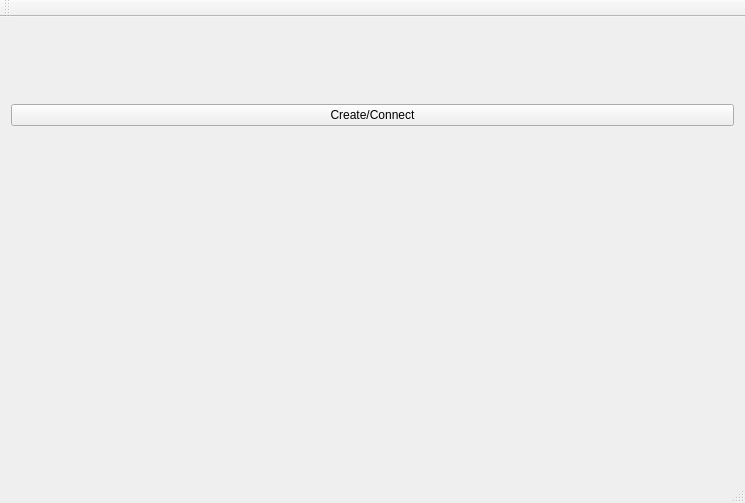
<?xml version="1.0" encoding="UTF-8"?>
<ui version="4.0">
 <class>game_map</class>
 <widget class="QMainWindow" name="game_map">
  <property name="geometry">
   <rect>
    <x>0</x>
    <y>0</y>
    <width>745</width>
    <height>503</height>
   </rect>
  </property>
  <property name="windowTitle">
   <string>game_map</string>
  </property>
  <widget class="QWidget" name="centralWidget">
   <layout class="QVBoxLayout" name="verticalLayout_3">
    <item>
     <widget class="QLabel" name="lStatus">
      <property name="enabled">
       <bool>true</bool>
      </property>
      <property name="maximumSize">
       <size>
        <width>16777215</width>
        <height>70</height>
       </size>
      </property>
      <property name="mouseTracking">
       <bool>false</bool>
      </property>
      <property name="frameShape">
       <enum>QFrame::NoFrame</enum>
      </property>
      <property name="frameShadow">
       <enum>QFrame::Plain</enum>
      </property>
      <property name="text">
       <string/>
      </property>
      <property name="alignment">
       <set>Qt::AlignCenter</set>
      </property>
     </widget>
    </item>
    <item>
     <widget class="QPushButton" name="pbConnect">
      <property name="text">
       <string>Сreate/Сonnect</string>
      </property>
     </widget>
    </item>
    <item>
     <layout class="QHBoxLayout" name="horizontalLayout">
      <item>
       <spacer name="horizontalSpacer">
        <property name="orientation">
         <enum>Qt::Horizontal</enum>
        </property>
        <property name="sizeHint" stdset="0">
         <size>
          <width>5</width>
          <height>20</height>
         </size>
        </property>
       </spacer>
      </item>
      <item>
       <layout class="QVBoxLayout" name="verticalLayout">
        <item>
         <widget class="QLabel" name="lUserName">
          <property name="text">
           <string/>
          </property>
          <property name="alignment">
           <set>Qt::AlignCenter</set>
          </property>
         </widget>
        </item>
        <item>
         <layout class="QGridLayout" name="glUserMap"/>
        </item>
       </layout>
      </item>
      <item>
       <spacer name="horizontalSpacer_2">
        <property name="orientation">
         <enum>Qt::Horizontal</enum>
        </property>
        <property name="sizeHint" stdset="0">
         <size>
          <width>5</width>
          <height>20</height>
         </size>
        </property>
       </spacer>
      </item>
      <item>
       <layout class="QVBoxLayout" name="verticalLayout_2">
        <item>
         <widget class="QLabel" name="lClientName">
          <property name="text">
           <string/>
          </property>
          <property name="alignment">
           <set>Qt::AlignCenter</set>
          </property>
         </widget>
        </item>
        <item>
         <layout class="QGridLayout" name="glClientMap"/>
        </item>
       </layout>
      </item>
      <item>
       <spacer name="horizontalSpacer_3">
        <property name="orientation">
         <enum>Qt::Horizontal</enum>
        </property>
        <property name="sizeHint" stdset="0">
         <size>
          <width>10</width>
          <height>20</height>
         </size>
        </property>
       </spacer>
      </item>
     </layout>
    </item>
   </layout>
  </widget>
  <widget class="QMenuBar" name="menuBar">
   <property name="geometry">
    <rect>
     <x>0</x>
     <y>0</y>
     <width>745</width>
     <height>22</height>
    </rect>
   </property>
  </widget>
  <widget class="QToolBar" name="mainToolBar">
   <attribute name="toolBarArea">
    <enum>TopToolBarArea</enum>
   </attribute>
   <attribute name="toolBarBreak">
    <bool>false</bool>
   </attribute>
  </widget>
  <widget class="QStatusBar" name="statusBar"/>
 </widget>
 <layoutdefault spacing="6" margin="11"/>
 <resources/>
 <connections/>
</ui>
